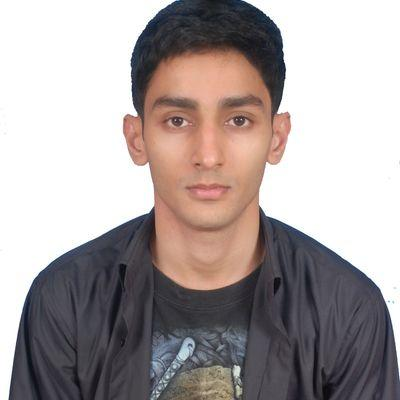
#> input picture images/photo.jpeg, 400 x 400 px
$ python faceDetection.py
#> lines starting #> are read from the running program, lines starting #| are printed output that depends on the picture; after the words box and inside, x2 and y2 are one past the last pixel; in counts of white or black regions, pixels touching at a corner belong together
import cv2

face_cascade = cv2.CascadeClassifier('venv/Lib/site-packages/cv2/data/haarcascade_frontalface_default.xml')

eye_cascade = cv2.CascadeClassifier('venv/Lib/site-packages/cv2/data/haarcascade_eye.xml')

img = cv2.imread('images/photo.jpeg')
#> img is the input picture: shape (400, 400, 3); mean B, G, R 160.2, 160.8, 169.8

gray = cv2.cvtColor(img, cv2.COLOR_BGR2GRAY)
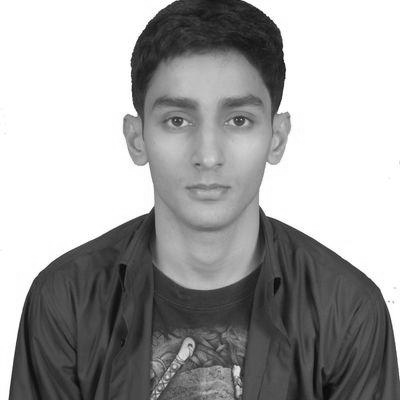
#> gray: shape (400, 400); min 4, max 255, mean 163.5

faces = face_cascade.detectMultiScale(gray, 1.3, 5)
#> faces = [[119, 49, 179, 179]]

for (x, y, w, h) in faces:
    img = cv2.rectangle(img, (x, y), (x + w, y + h), (255, 0, 0), 2)
    roi_gray = gray[y:y + h, x:x + w]
    roi_color = img[y:y + h, x:x + w]

    eyes = eye_cascade.detectMultiScale(roi_gray)

    for (ex, ey, ew, eh) in eyes:
        cv2.rectangle(roi_color, (ex, ey), (ex + ew, ey + eh), (0, 255, 0), 2)
#> this loop made 1 pass
#> (x, y, w, h, eyes) on pass 1: (119, 49, 179, 179, [[35, 50, 43, 43], [98, 50, 43, 43]])
#> pass 1, `img = cv2.rectangle(img, (x, y), (x + w, y + h), (255, 0, 0), 2)`:
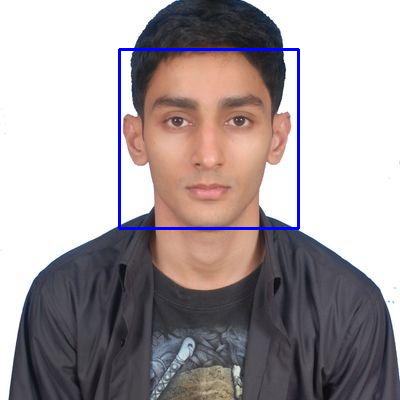
#> img: shape (400, 400, 3); 1.34% of pixels changed, all inside (x1, y1, x2, y2) = (118, 48, 300, 230)
#> pass 1, `roi_gray = gray[y:y + h, x:x + w]`:
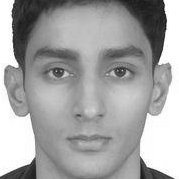
#> roi_gray: shape (179, 179); min 10, max 255, mean 163.3
#> pass 1, `roi_color = img[y:y + h, x:x + w]`:
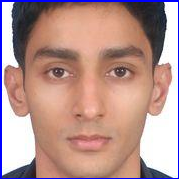
#> roi_color: shape (179, 179, 3); mean B, G, R 143.2, 148.5, 183.8
#> after the loop:
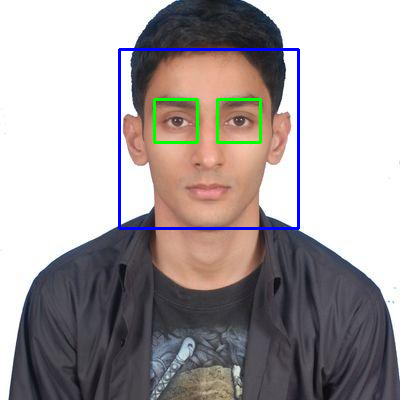
#> img: shape (400, 400, 3); 0.64% of pixels changed, all inside (x1, y1, x2, y2) = (153, 98, 262, 144)
#> after the loop:
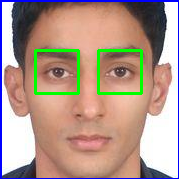
#> roi_color: shape (179, 179, 3); 3.2% of pixels changed, all inside (x1, y1, x2, y2) = (34, 49, 143, 95)

cv2.imshow('img', img)
cv2.waitKey(0)
cv2.destroyAllWindows()
